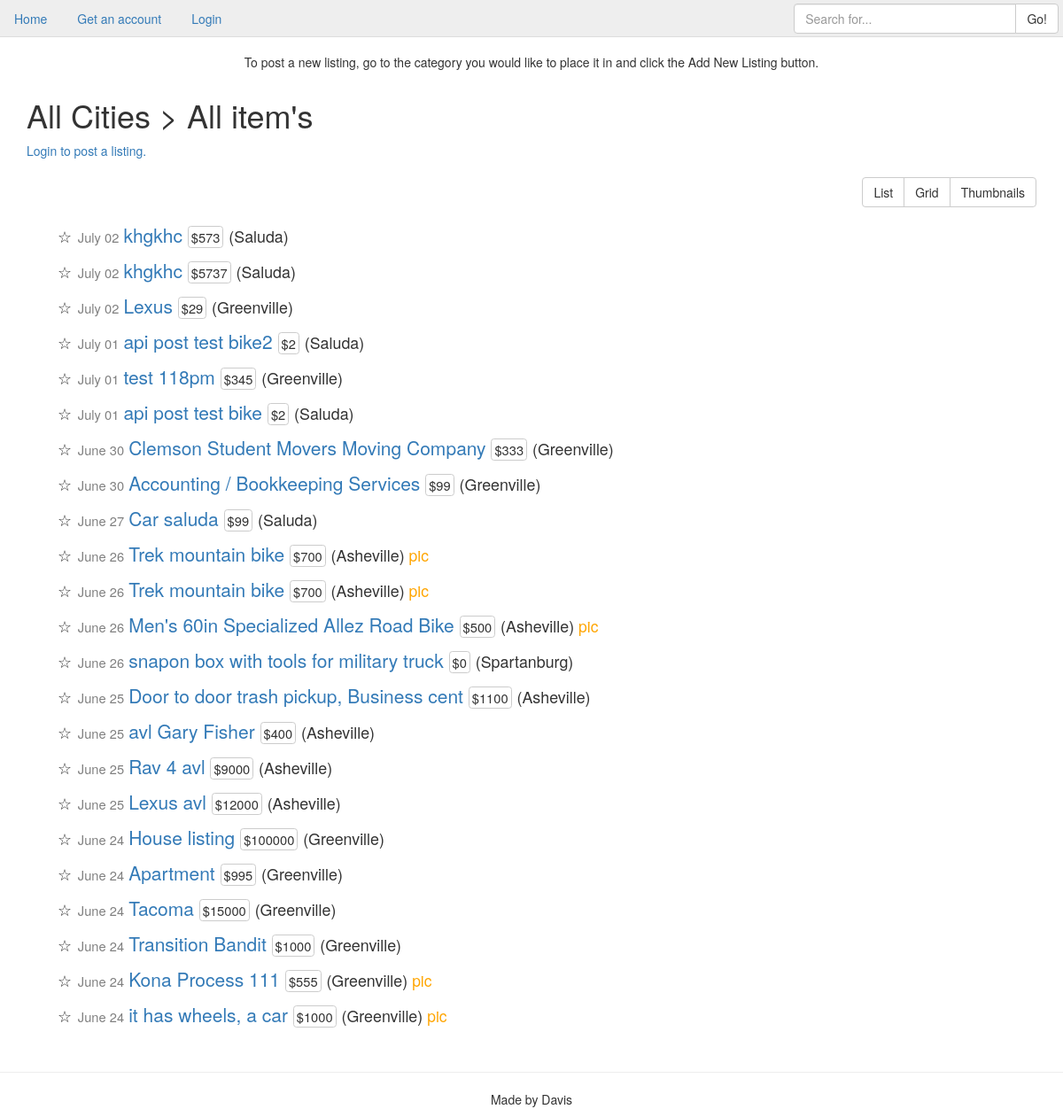
The page /search/ on the database as committed earlier.
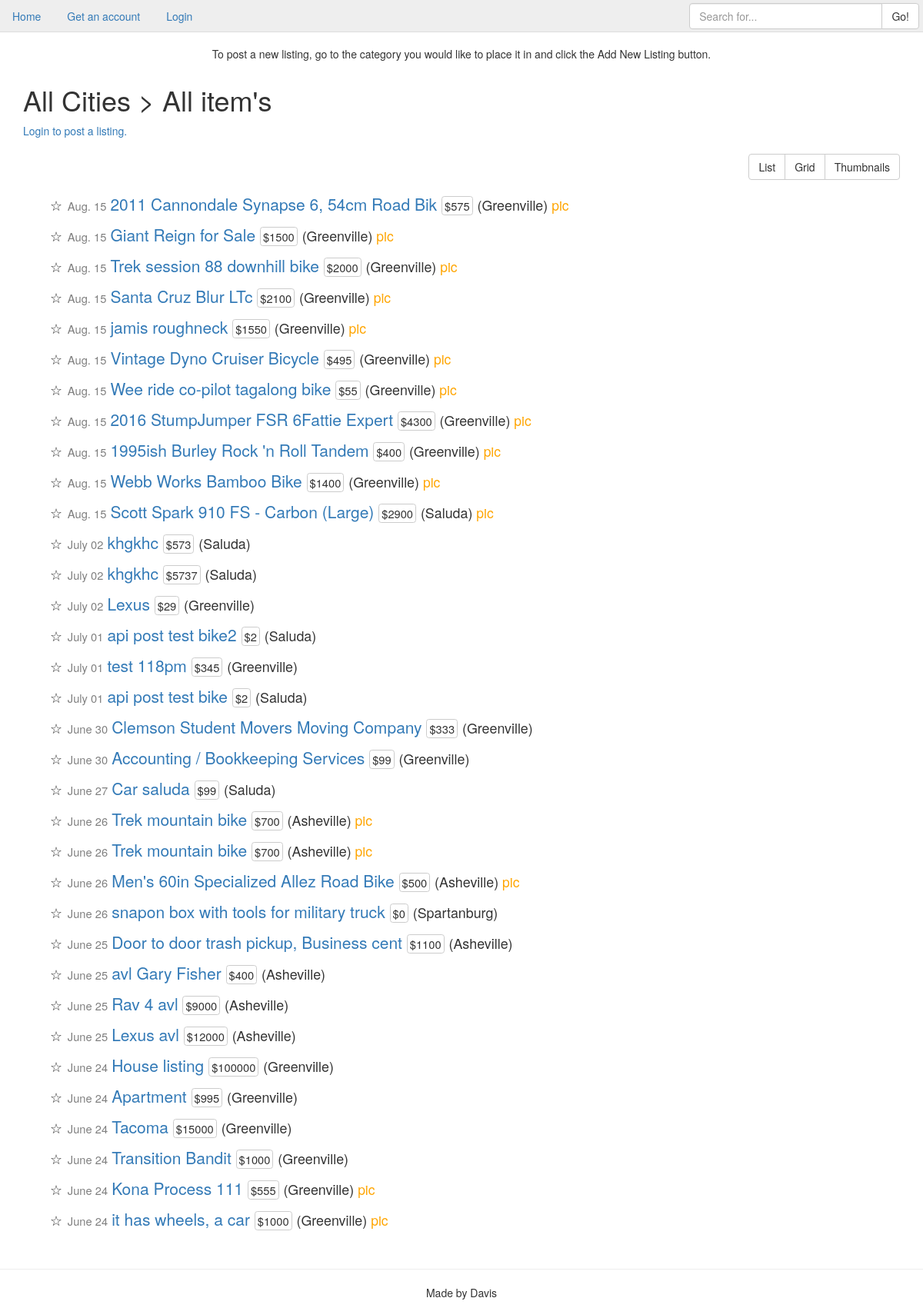
The same page on the database as committed later.
### cl_app/models.py (models this page shows, shortened)
class Listing(models.Model):
    user = models.ForeignKey('auth.User')
    listing_city = models.ForeignKey(City)
    category = models.ForeignKey(ListingType)
    title = models.CharField(max_length=40)
    price = models.IntegerField()
    description = models.TextField()
    photo = models.ImageField(upload_to="listing_photos", null=True, blank=True, verbose_name="Listing Photo")
    created = models.DateTimeField(auto_now_add=True)
    class Meta:
        ordering = ['-created']
    @property
    def photo_url(self):
        if self.photo:
            return self.photo.url
        return "/media/listing_photos/classifieds-default.jpg"

class City(models.Model):
    city = models.CharField(max_length=20)
    def __str__(self):
        return self.city

### cl_app/views.py (the view)
# urls.py: url(r'^search/$', SearchListView.as_view(), name='search_list_view'),
class SearchListView(ListView):
    model = Listing
    def get_queryset(self):
        result = super().get_queryset()
        query = self.request.GET.get('q')
        if query:
            query_list = query.split()
            result = result.filter(
                reduce(operator.and_, (Q(title__icontains=q) for q in query_list)) |
                reduce(operator.and_, (Q(description__icontains=q) for q in query_list))
            )
        return result
    def get_context_data(self, **kwargs):
        context = super().get_context_data(**kwargs)
        context['search'] = "search"
        return context

### templates/cl_app/listing_list.html (shortened to what this page needs)
{% extends "base.html" %}
{% load staticfiles %}
{% block body %}
    <h1>
        {% if city %}
            {{ city }} >
        {% else %}
            All Cities >
        {% endif %}
        {% if category %}
            {{ category }}
        {% else %}
            All item's
        {% endif %}
    </h1>
    {% if user.is_authenticated %}
    {% if category %}
    <a class="btn btn-success"href="{% url 'listing_create_view' category.pk %}">Add New Listing</a>
    {% endif %}
    {% else %}
    <a href="{% url 'login' %}">Login to post a listing.</a>
    {% endif %}
    <br>
    <br>
    <div class="btn-group pull-right" role="group">
        <a href="#" id="listb" class="btn btn-default">List</a>
        <a href="#" id="gridb" class="btn btn-default">Grid</a>
        <a href="#" id="thumbb" class="btn btn-default">Thumbnails</a>
    </div>
    <br>
    <br>
    <div class="row" id="list">
        {% for item in object_list %}
        <div class="item listing-list">
            <p><small>&#9734;</small>
                <span class="time">{{ item.created|date:"N d" }} </span>
                <a href="{% url 'listing_detail_view' item.pk %}">{{ item.title }} </a>
                <span class="price">${{ item.price }}</span>
                <small>({{ item.listing_city }}) </small>
                {% if item.photo %}
                <span class="pic">pic</span>
                {% endif %}
            </p>
        </div>
        {% empty %}
            <h4>Sorry, no items in this list.</h4>
        {% endfor %}
    </div>
    <br>
</div>
{% endblock %}

### templates/base.html (shortened to what this page needs)
{% load staticfiles %}
<!DOCTYPE html>
<html>
    <head>
        <link rel="stylesheet" href="{% static 'cl_app/css/bootstrap.min.css' %}">
        <link rel="stylesheet" href="{% static 'cl_app/css/main.css' %}">
    </head>
    <body>
        <ul class="nav nav-tabs navbar-fixed-top">
            <li role="presentation"><a href="{% url 'index_view' %}">Home</a></li>
            {% if request.user.is_authenticated %}
                <li role="presentation" class=""><a href="{% url 'profile_view' %}">Your Profile</a></li>
                <li role="presentation" class="pull-right"><a href="{% url 'logout' %}?next={% url 'index_view' %}">Log Out</a></li>
                <li role="presentation" class="disabled pull-right"><a href="#">Welcome {{ request.user }}</a></li>
            {% else %}
                <li role="presentation"><a href="{% url 'register_view' %}">Get an account</a></li>
                <li role="presentation"><a href="{% url 'login' %}">Login</a></li>
            {% endif %}
            <form id="searchform" action="{% url 'search_list_view' %}" method="get" accept-charset="utf-8">
                <div class="input-group col-md-3 pull-right">
                    <input class="form-control" id="searchbox" name="q" type="text" placeholder="Search for...">
                    <span class="input-group-btn">
                        <button class="btn btn-default" type="button">Go!</button>
                    </span>
                </div>
            </form>
        </ul>
        {% block hero %}
        <p class="text-center">To post a new listing, go to the category you would like to place it in and click the Add New Listing button.</p>
        {% endblock %}
        <div class="container">
            {% block body %}{% endblock %}
    </body>
    <footer>
        <hr>
        <p class="text-center">Made by Davis</p>
    </footer>
</html>

### cl_app/static/cl_app/css/main.css (style rules this page uses)
body { margin-top: 60px; }
.nav { background-color: #EEEEEE; }
.price { font-size: .7em; border: 1px solid #ccc; -webkit-border-radius: .25em; -moz-border-radius: .25em; border-radius: .25em; padding: 1px 3px; }
span.pic { color: orange; font-size: smaller; }
.time { font-size: 0.7em; line-height: 1em; padding: 1px; color: gray; vertical-align: middle; }
.listing-list { margin-left: 50px; margin-top: 10px; font-size: 1.5em; }
#searchform { margin-top: 4px; margin-right: 5px; }

Rows that differ between the two databases and show on the page:
added Listing: created "Aug. 15", title "2011 Cannondale Synapse 6, 54cm Road Bik", price "575", listing_city "Greenville", shows "pic"
added Listing: created "Aug. 15", title "Giant Reign for Sale", price "1500", listing_city "Greenville", shows "pic"
added Listing: created "Aug. 15", title "Trek session 88 downhill bike", price "2000", listing_city "Greenville", shows "pic"
added Listing: created "Aug. 15", title "Santa Cruz Blur LTc", price "2100", listing_city "Greenville", shows "pic"
added Listing: created "Aug. 15", title "jamis roughneck", price "1550", listing_city "Greenville", shows "pic"
added Listing: created "Aug. 15", title "Vintage Dyno Cruiser Bicycle", price "495", listing_city "Greenville", shows "pic"
added Listing: created "Aug. 15", title "Wee ride co-pilot tagalong bike", price "55", listing_city "Greenville", shows "pic"
added Listing: created "Aug. 15", title "2016 StumpJumper FSR 6Fattie Expert", price "4300", listing_city "Greenville", shows "pic"
added Listing: created "Aug. 15", title "1995ish Burley Rock 'n Roll Tandem", price "400", listing_city "Greenville", shows "pic"
added Listing: created "Aug. 15", title "Webb Works Bamboo Bike", price "1400", listing_city "Greenville", shows "pic"
added Listing: created "Aug. 15", title "Scott Spark 910 FS - Carbon (Large)", price "2900", listing_city "Saluda", shows "pic"
